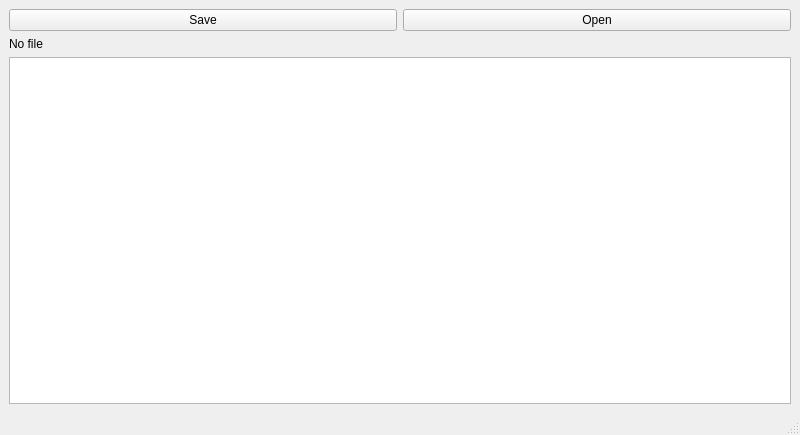
<?xml version="1.0" encoding="UTF-8"?>
<ui version="4.0">
 <class>MainWindow</class>
 <widget class="QMainWindow" name="MainWindow">
  <property name="geometry">
   <rect>
    <x>0</x>
    <y>0</y>
    <width>800</width>
    <height>435</height>
   </rect>
  </property>
  <property name="windowTitle">
   <string>LanGong Text Editor</string>
  </property>
  <property name="windowIcon">
   <iconset>
    <normaloff>icon.png</normaloff>icon.png</iconset>
  </property>
  <widget class="QWidget" name="centralwidget">
   <layout class="QGridLayout" name="gridLayout">
    <item row="1" column="0">
     <widget class="QPushButton" name="save">
      <property name="text">
       <string>Save</string>
      </property>
      <property name="shortcut">
       <string>Ctrl+S</string>
      </property>
     </widget>
    </item>
    <item row="3" column="0" colspan="2">
     <widget class="QTextEdit" name="textEdit"/>
    </item>
    <item row="1" column="1">
     <widget class="QPushButton" name="open">
      <property name="text">
       <string>Open</string>
      </property>
      <property name="shortcut">
       <string>Ctrl+O</string>
      </property>
     </widget>
    </item>
    <item row="2" column="0" colspan="2">
     <widget class="QLabel" name="addr">
      <property name="text">
       <string>No file</string>
      </property>
     </widget>
    </item>
   </layout>
  </widget>
  <widget class="QMenuBar" name="menubar">
   <property name="geometry">
    <rect>
     <x>0</x>
     <y>0</y>
     <width>800</width>
     <height>23</height>
    </rect>
   </property>
  </widget>
  <widget class="QStatusBar" name="statusbar"/>
 </widget>
 <resources/>
 <connections/>
</ui>
